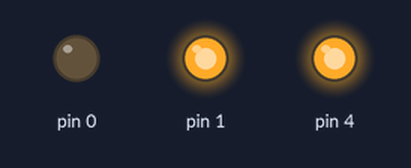
Recording of a sketch running on a simulated Arduino Uno, built with avr-gcc and run on an emulated ATmega328P. Parts: output pins drawn as LEDs (lit = HIGH).

Above: at 0.05 s.
At 0.35 s:
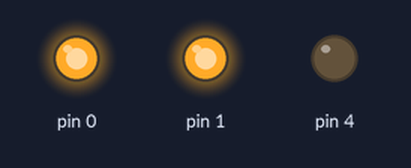
At 0.75 s:
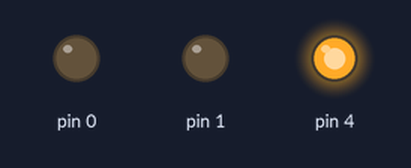
At 1.05 s:
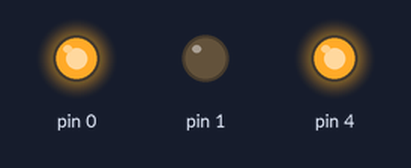
At 1.45 s:
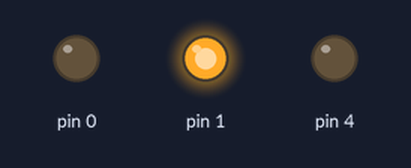
At 2.85 s:
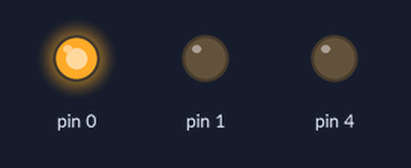
Timing chart, 0 to 3.1 s (numbered marks = the images above):
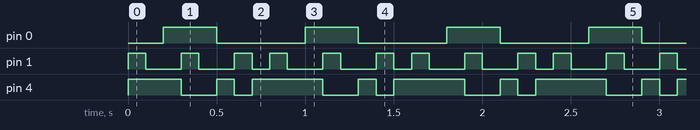

Measured:
- by itself, pin 0: alternates HIGH for 0.30 s and LOW for 0.50 s
- by itself, pin 1: repeats every 0.80 s: 2 × (LOW 0.20 s, HIGH 0.10 s), LOW 0.10 s, HIGH 0.10 s
- by itself, pin 4: repeats every 0.80 s: LOW 0.20 s, HIGH 0.10 s, LOW 0.10 s, HIGH 0.40 s

The sketch:

Trinket_miniBoard_LED_RGB_blinkyJar.ino
```cpp
int pinR = PB0; // Digital pin #0
int pinG = PB1; // Digital pin #1
int pinB = PB4; // Digital pin #4

// the setup routine runs once when you press reset:
void setup() {
  pinMode(pinR, OUTPUT);
  pinMode(pinG, OUTPUT);
  pinMode(pinB, OUTPUT);
}

void set(int rgb[]) {
  set(rgb[0], rgb[1], rgb[2]);
}

void set(int r, int g, int b) {
  // using common annode LED so low means ON!
  analogWrite(pinR, 255-r);
  analogWrite(pinG, 255-g);
  analogWrite(pinB, 255-b);
}

void loop() {
  int d = 100; // delay of 100ms means the lights will change 10 times per second
  set(255, 0, 0);
  delay(d);
  set(128, 255, 0);
  delay(d);
  set(0, 255, 0);
  delay(d);
  set(0, 0, 255);
  delay(d);
  set(0, 255, 255);
  delay(d);
  set(255, 255, 0);
  delay(d);
  set(255, 0, 255);
  delay(d);
  set(255, 128, 0);
  delay(d);
}
```
